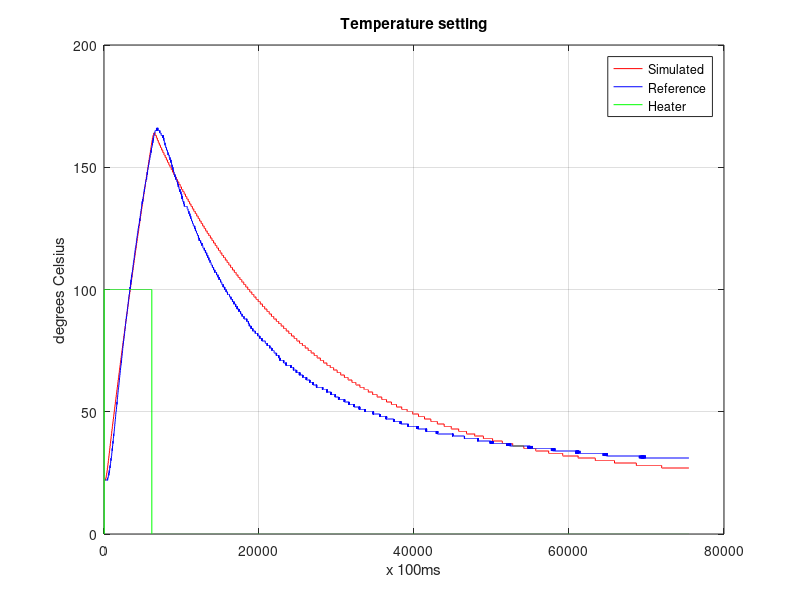

The MATLAB source for this figure:

% Actual temperature
file = fopen('col_0.txt','r');
if file ~= -1
    temp_simulated = fscanf(file, '%d');
    fclose(file);
end

file = fopen('step_ref.txt','r');
if file ~= -1
    temp_ref = fscanf(file, '%d');
    fclose(file);
end

file = fopen('setting.txt','r');
if file ~= -1
    temp_setting = fscanf(file, '%d');
    fclose(file);
end

plot(temp_simulated,'r');
hold on;

plot(temp_ref,'b');
hold on;

plot(temp_setting,'g');
hold on;

%plot(d_term,'g');
hold on;


grid on;
title('Temperature setting');
xlabel('x 100ms');
ylabel('degrees Celsius');
legend('Simulated','Reference','Heater');










